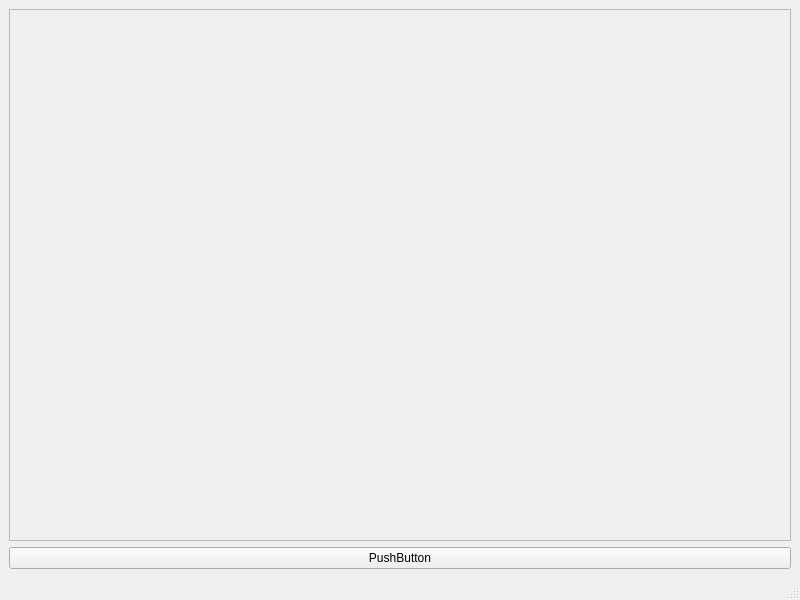
<?xml version="1.0" encoding="UTF-8"?>
<ui version="4.0">
 <class>MainWindow</class>
 <widget class="QMainWindow" name="MainWindow">
  <property name="geometry">
   <rect>
    <x>0</x>
    <y>0</y>
    <width>800</width>
    <height>600</height>
   </rect>
  </property>
  <property name="windowTitle">
   <string>MainWindow</string>
  </property>
  <widget class="QWidget" name="centralwidget">
   <layout class="QVBoxLayout" name="verticalLayout_2">
    <item>
     <layout class="QVBoxLayout" name="verticalLayout">
      <item>
       <widget class="QFrame" name="frame">
        <property name="frameShape">
         <enum>QFrame::StyledPanel</enum>
        </property>
        <property name="frameShadow">
         <enum>QFrame::Raised</enum>
        </property>
       </widget>
      </item>
      <item>
       <widget class="QPushButton" name="pushButton">
        <property name="text">
         <string>PushButton</string>
        </property>
       </widget>
      </item>
     </layout>
    </item>
   </layout>
  </widget>
  <widget class="QMenuBar" name="menubar">
   <property name="geometry">
    <rect>
     <x>0</x>
     <y>0</y>
     <width>800</width>
     <height>18</height>
    </rect>
   </property>
  </widget>
  <widget class="QStatusBar" name="statusbar"/>
 </widget>
 <resources/>
 <connections/>
</ui>
